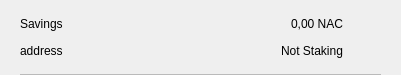
<?xml version="1.0" encoding="UTF-8"?>
<ui version="4.0">
 <class>CSRow</class>
 <widget class="QWidget" name="CSRow">
  <property name="geometry">
   <rect>
    <x>0</x>
    <y>0</y>
    <width>401</width>
    <height>75</height>
   </rect>
  </property>
  <property name="windowTitle">
   <string>Form</string>
  </property>
  <layout class="QVBoxLayout" name="verticalLayout">
   <property name="spacing">
    <number>0</number>
   </property>
   <property name="leftMargin">
    <number>20</number>
   </property>
   <property name="topMargin">
    <number>10</number>
   </property>
   <property name="rightMargin">
    <number>20</number>
   </property>
   <property name="bottomMargin">
    <number>0</number>
   </property>
   <item>
    <widget class="QWidget" name="info" native="true">
     <property name="minimumSize">
      <size>
       <width>0</width>
       <height>0</height>
      </size>
     </property>
     <layout class="QHBoxLayout" name="horizontalLayout_3">
      <property name="leftMargin">
       <number>0</number>
      </property>
      <property name="topMargin">
       <number>0</number>
      </property>
      <property name="rightMargin">
       <number>0</number>
      </property>
      <property name="bottomMargin">
       <number>10</number>
      </property>
      <item>
       <widget class="QWidget" name="container" native="true">
        <property name="minimumSize">
         <size>
          <width>0</width>
          <height>0</height>
         </size>
        </property>
        <layout class="QVBoxLayout" name="verticalLayout_2">
         <property name="spacing">
          <number>0</number>
         </property>
         <property name="leftMargin">
          <number>0</number>
         </property>
         <property name="topMargin">
          <number>0</number>
         </property>
         <property name="rightMargin">
          <number>0</number>
         </property>
         <property name="bottomMargin">
          <number>0</number>
         </property>
         <item>
          <layout class="QHBoxLayout" name="horizontalLayout">
           <item>
            <widget class="QLabel" name="labelName">
             <property name="toolTip">
              <string notr="true"/>
             </property>
             <property name="text">
              <string>Savings</string>
             </property>
            </widget>
           </item>
           <item>
            <spacer name="horizontalSpacer">
             <property name="orientation">
              <enum>Qt::Horizontal</enum>
             </property>
             <property name="sizeHint" stdset="0">
              <size>
               <width>40</width>
               <height>20</height>
              </size>
             </property>
            </spacer>
           </item>
           <item>
            <widget class="QLabel" name="labelAmount">
             <property name="text">
              <string>0,00 NAC</string>
             </property>
            </widget>
           </item>
          </layout>
         </item>
         <item>
          <layout class="QHBoxLayout" name="horizontalLayout_2">
           <item>
            <widget class="QLabel" name="labelAddress">
             <property name="toolTip">
              <string notr="true"/>
             </property>
             <property name="text">
              <string>address</string>
             </property>
            </widget>
           </item>
           <item>
            <spacer name="horizontalSpacer_2">
             <property name="orientation">
              <enum>Qt::Horizontal</enum>
             </property>
             <property name="sizeHint" stdset="0">
              <size>
               <width>40</width>
               <height>20</height>
              </size>
             </property>
            </spacer>
           </item>
           <item>
            <widget class="QLabel" name="labelStaking">
             <property name="text">
              <string>Not Staking</string>
             </property>
            </widget>
           </item>
          </layout>
         </item>
        </layout>
       </widget>
      </item>
      <item alignment="Qt::AlignHCenter|Qt::AlignVCenter">
       <widget class="QPushButton" name="pushButtonMenu">
        <property name="minimumSize">
         <size>
          <width>24</width>
          <height>24</height>
         </size>
        </property>
        <property name="maximumSize">
         <size>
          <width>32</width>
          <height>32</height>
         </size>
        </property>
        <property name="focusPolicy">
         <enum>Qt::NoFocus</enum>
        </property>
        <property name="styleSheet">
         <string notr="true">border:none; background-color:transparent;</string>
        </property>
        <property name="text">
         <string/>
        </property>
        <property name="icon">
         <iconset>
          <normaloff>://ic-menu-hover</normaloff>://ic-menu-hover</iconset>
        </property>
        <property name="iconSize">
         <size>
          <width>24</width>
          <height>24</height>
         </size>
        </property>
       </widget>
      </item>
     </layout>
    </widget>
   </item>
   <item>
    <widget class="QLabel" name="lblDivisory">
     <property name="minimumSize">
      <size>
       <width>0</width>
       <height>1</height>
      </size>
     </property>
     <property name="maximumSize">
      <size>
       <width>16777215</width>
       <height>1</height>
      </size>
     </property>
     <property name="styleSheet">
      <string notr="true">background-color:#bababa;</string>
     </property>
     <property name="text">
      <string/>
     </property>
     <property name="alignment">
      <set>Qt::AlignBottom|Qt::AlignLeading|Qt::AlignLeft</set>
     </property>
    </widget>
   </item>
  </layout>
 </widget>
 <resources/>
 <connections/>
</ui>
